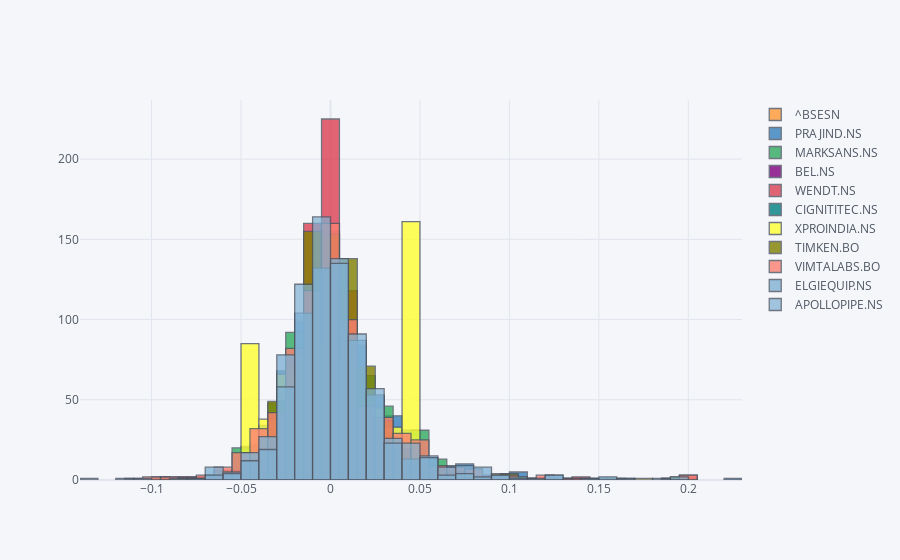

Notebook code for this chart:
### Code cell
ret = data.pct_change().dropna()

ret.iplot(kind="hist", bins=50, histnorm=None,theme="pearl")

### Figure 1 — Plotly figure (JSON) as saved in the notebook; plotly's stock layout.template omitted (floating-point values rounded to 4 significant figures; data arrays with more than 128 entries replaced by an {"elided": "..."} marker saying what was removed)
{"data": [{"histfunc": "count", "marker": {"color": "rgba(255, 153, 51, 1.0)", "line": {"color": "#4D5663", "width": 1.3}}, "name": "^BSESN", "nbinsx": 50, "opacity": 0.8, "orientation": "v", "type": "histogram", "x": {"elided": "746 float values"}}, {"histfunc": "count", "marker": {"color": "rgba(55, 128, 191, 1.0)", "line": {"color": "#4D5663", "width": 1.3}}, "name": "PRAJIND.NS", "nbinsx": 50, "opacity": 0.8, "orientation": "v", "type": "histogram", "x": {"elided": "746 float values"}}, {"histfunc": "count", "marker": {"color": "rgba(50, 171, 96, 1.0)", "line": {"color": "#4D5663", "width": 1.3}}, "name": "MARKSANS.NS", "nbinsx": 50, "opacity": 0.8, "orientation": "v", "type": "histogram", "x": {"elided": "746 float values"}}, {"histfunc": "count", "marker": {"color": "rgba(128, 0, 128, 1.0)", "line": {"color": "#4D5663", "width": 1.3}}, "name": "BEL.NS", "nbinsx": 50, "opacity": 0.8, "orientation": "v", "type": "histogram", "x": {"elided": "746 float values"}}, {"histfunc": "count", "marker": {"color": "rgba(219, 64, 82, 1.0)", "line": {"color": "#4D5663", "width": 1.3}}, "name": "WENDT.NS", "nbinsx": 50, "opacity": 0.8, "orientation": "v", "type": "histogram", "x": {"elided": "746 float values"}}, {"histfunc": "count", "marker": {"color": "rgba(0, 128, 128, 1.0)", "line": {"color": "#4D5663", "width": 1.3}}, "name": "CIGNITITEC.NS", "nbinsx": 50, "opacity": 0.8, "orientation": "v", "type": "histogram", "x": {"elided": "746 float values"}}, {"histfunc": "count", "marker": {"color": "rgba(255, 255, 51, 1.0)", "line": {"color": "#4D5663", "width": 1.3}}, "name": "XPROINDIA.NS", "nbinsx": 50, "opacity": 0.8, "orientation": "v", "type": "histogram", "x": {"elided": "746 float values"}}, {"histfunc": "count", "marker": {"color": "rgba(128, 128, 0, 1.0)", "line": {"color": "#4D5663", "width": 1.3}}, "name": "TIMKEN.BO", "nbinsx": 50, "opacity": 0.8, "orientation": "v", "type": "histogram", "x": {"elided": "746 float values"}}, {"histfunc": "count", "marker": {"color": "rgba(251, 128, 114, 1.0)", "line": {"color": "#4D5663", "width": 1.3}}, "name": "VIMTALABS.BO", "nbinsx": 50, "opacity": 0.8, "orientation": "v", "type": "histogram", "x": {"elided": "746 float values"}}, {"histfunc": "count", "marker": {"color": "rgba(128, 177, 211, 1.0)", "line": {"color": "#4D5663", "width": 1.3}}, "name": "ELGIEQUIP.NS", "nbinsx": 50, "opacity": 0.8, "orientation": "v", "type": "histogram", "x": {"elided": "746 float values"}}, {"histfunc": "count", "marker": {"color": "rgba(128, 177, 211, 0.8999999999999999)", "line": {"color": "#4D5663", "width": 1.3}}, "name": "APOLLOPIPE.NS", "nbinsx": 50, "opacity": 0.8, "orientation": "v", "type": "histogram", "x": {"elided": "746 float values"}}], "layout": {"barmode": "overlay", "legend": {"bgcolor": "#F5F6F9", "font": {"color": "#4D5663"}}, "paper_bgcolor": "#F5F6F9", "plot_bgcolor": "#F5F6F9", "title": {"font": {"color": "#4D5663"}}, "xaxis": {"gridcolor": "#E1E5ED", "showgrid": true, "tickfont": {"color": "#4D5663"}, "title": {"font": {"color": "#4D5663"}, "text": ""}, "zerolinecolor": "#E1E5ED"}, "yaxis": {"gridcolor": "#E1E5ED", "showgrid": true, "tickfont": {"color": "#4D5663"}, "title": {"font": {"color": "#4D5663"}, "text": ""}, "zerolinecolor": "#E1E5ED"}}}
